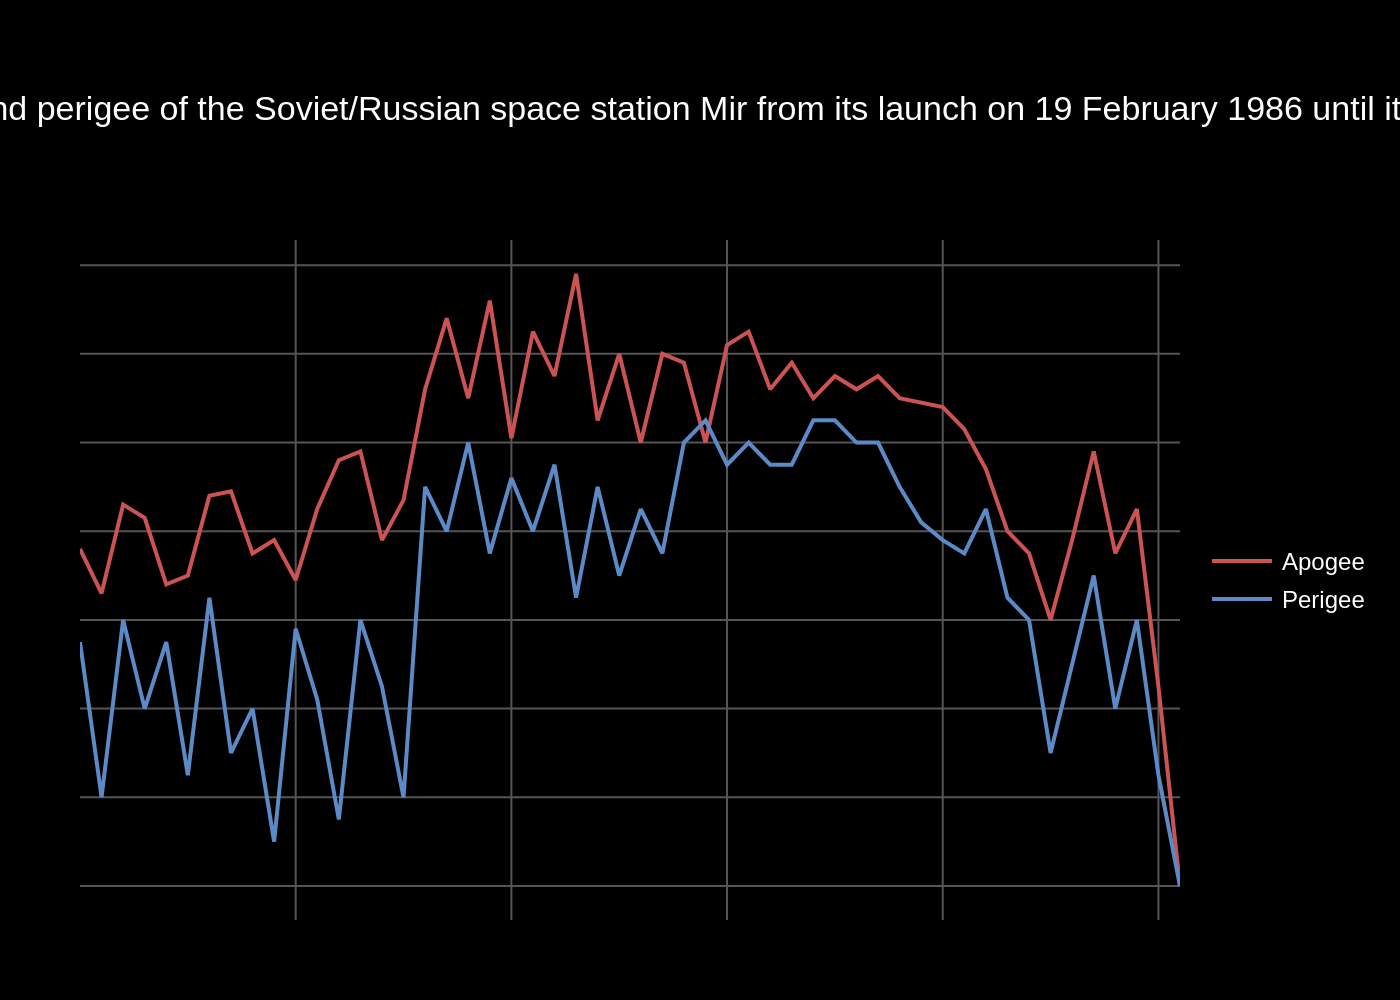

Here is the Python script that generated this plot:
import sys
import json
import os
import plotly.graph_objects as go

if len(sys.argv) != 2:
    print(f"Usage: python {os.path.basename(sys.argv[0])} <json_file_path>")
    sys.exit(1)

json_path = sys.argv[1]

try:
    with open(json_path, 'r', encoding='utf-8') as f:
        config = json.load(f)
except FileNotFoundError:
    print(f"Error: File not found at {json_path}")
    sys.exit(1)
except json.JSONDecodeError:
    print(f"Error: Could not decode JSON from {json_path}")
    sys.exit(1)

chart_data = config.get('chart_data', [])
texts = config.get('texts', {})
colors = config.get('colors', [])

fig = go.Figure()

for i, series in enumerate(chart_data):
    fig.add_trace(go.Scatter(
        x=series.get('x'),
        y=series.get('y'),
        name=series.get('name'),
        mode='lines',
        line=dict(color=colors[i % len(colors)] if colors else None)
    ))

title_text = texts.get('title', '')
if texts.get('subtitle'):
    title_text += f"<br><sub>{texts['subtitle']}</sub>"

fig.update_layout(
    title=dict(
        text=title_text,
        x=0.5,
        xanchor='center'
    ),
    plot_bgcolor='#000000',
    paper_bgcolor='#000000',
    font=dict(
        family="Arial",
        color="white"
    ),
    xaxis=dict(
        title_text=texts.get('x_axis_title'),
        showgrid=True,
        gridcolor='#555555',
        zeroline=False,
        showticklabels=False,
        showline=False
    ),
    yaxis=dict(
        title_text=texts.get('y_axis_title'),
        showgrid=True,
        gridcolor='#555555',
        zeroline=False,
        showticklabels=False,
        showline=False
    ),
    legend=dict(
        x=1.02,
        y=0.5,
        xanchor='left',
        yanchor='middle',
        bgcolor='rgba(0,0,0,0)'
    ),
    margin=dict(l=40, r=40, t=120, b=40)
)

base_name = os.path.splitext(os.path.basename(json_path))[0]
output_filename = f"{base_name}.png"

fig.write_image(output_filename, scale=2)
print(f"Chart saved to {output_filename}")
